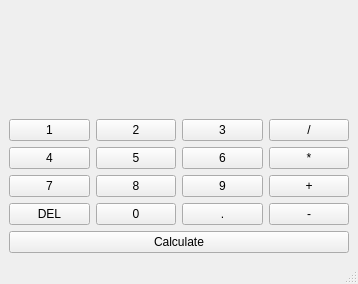
<?xml version="1.0" encoding="UTF-8"?>
<ui version="4.0">
 <class>calculator</class>
 <widget class="QMainWindow" name="calculator">
  <property name="geometry">
   <rect>
    <x>0</x>
    <y>0</y>
    <width>358</width>
    <height>284</height>
   </rect>
  </property>
  <property name="minimumSize">
   <size>
    <width>0</width>
    <height>284</height>
   </size>
  </property>
  <property name="maximumSize">
   <size>
    <width>358</width>
    <height>284</height>
   </size>
  </property>
  <property name="windowTitle">
   <string>MainWindow</string>
  </property>
  <property name="unifiedTitleAndToolBarOnMac">
   <bool>false</bool>
  </property>
  <widget class="QWidget" name="centralwidget">
   <layout class="QVBoxLayout" name="verticalLayout">
    <item>
     <layout class="QHBoxLayout" name="horizontalLayout">
      <item>
       <spacer name="horizontalSpacer_2">
        <property name="orientation">
         <enum>Qt::Horizontal</enum>
        </property>
        <property name="sizeHint" stdset="0">
         <size>
          <width>40</width>
          <height>20</height>
         </size>
        </property>
       </spacer>
      </item>
      <item>
       <widget class="QLabel" name="result">
        <property name="text">
         <string/>
        </property>
       </widget>
      </item>
      <item>
       <spacer name="horizontalSpacer">
        <property name="orientation">
         <enum>Qt::Horizontal</enum>
        </property>
        <property name="sizeHint" stdset="0">
         <size>
          <width>40</width>
          <height>20</height>
         </size>
        </property>
       </spacer>
      </item>
     </layout>
    </item>
    <item>
     <layout class="QGridLayout" name="gridLayout_2">
      <item row="3" column="1">
       <widget class="QPushButton" name="btn0">
        <property name="text">
         <string>0</string>
        </property>
       </widget>
      </item>
      <item row="1" column="1">
       <widget class="QPushButton" name="btn5">
        <property name="text">
         <string>5</string>
        </property>
       </widget>
      </item>
      <item row="2" column="2">
       <widget class="QPushButton" name="btn9">
        <property name="text">
         <string>9</string>
        </property>
       </widget>
      </item>
      <item row="3" column="2">
       <widget class="QPushButton" name="btnDot">
        <property name="text">
         <string>.</string>
        </property>
       </widget>
      </item>
      <item row="2" column="0">
       <widget class="QPushButton" name="btn7">
        <property name="text">
         <string>7</string>
        </property>
       </widget>
      </item>
      <item row="3" column="3">
       <widget class="QPushButton" name="btnMinus">
        <property name="text">
         <string>-</string>
        </property>
       </widget>
      </item>
      <item row="1" column="2">
       <widget class="QPushButton" name="btn6">
        <property name="text">
         <string>6</string>
        </property>
       </widget>
      </item>
      <item row="2" column="3">
       <widget class="QPushButton" name="btnPlus">
        <property name="text">
         <string>+</string>
        </property>
       </widget>
      </item>
      <item row="0" column="1">
       <widget class="QPushButton" name="btn2">
        <property name="text">
         <string>2</string>
        </property>
       </widget>
      </item>
      <item row="1" column="3">
       <widget class="QPushButton" name="btnMultiply">
        <property name="text">
         <string>*</string>
        </property>
       </widget>
      </item>
      <item row="2" column="1">
       <widget class="QPushButton" name="btn8">
        <property name="text">
         <string>8</string>
        </property>
       </widget>
      </item>
      <item row="0" column="0">
       <widget class="QPushButton" name="btn1">
        <property name="text">
         <string>1</string>
        </property>
       </widget>
      </item>
      <item row="1" column="0">
       <widget class="QPushButton" name="btn4">
        <property name="text">
         <string>4</string>
        </property>
       </widget>
      </item>
      <item row="3" column="0">
       <widget class="QPushButton" name="btnDel">
        <property name="text">
         <string>DEL</string>
        </property>
       </widget>
      </item>
      <item row="0" column="2">
       <widget class="QPushButton" name="btn3">
        <property name="text">
         <string>3</string>
        </property>
       </widget>
      </item>
      <item row="0" column="3">
       <widget class="QPushButton" name="btnDivide">
        <property name="text">
         <string>/</string>
        </property>
       </widget>
      </item>
     </layout>
    </item>
    <item>
     <widget class="QPushButton" name="btnCalculate">
      <property name="text">
       <string>Calculate</string>
      </property>
     </widget>
    </item>
   </layout>
  </widget>
  <widget class="QMenuBar" name="menubar">
   <property name="geometry">
    <rect>
     <x>0</x>
     <y>0</y>
     <width>358</width>
     <height>22</height>
    </rect>
   </property>
  </widget>
  <widget class="QStatusBar" name="statusbar"/>
 </widget>
 <resources/>
 <connections/>
</ui>
